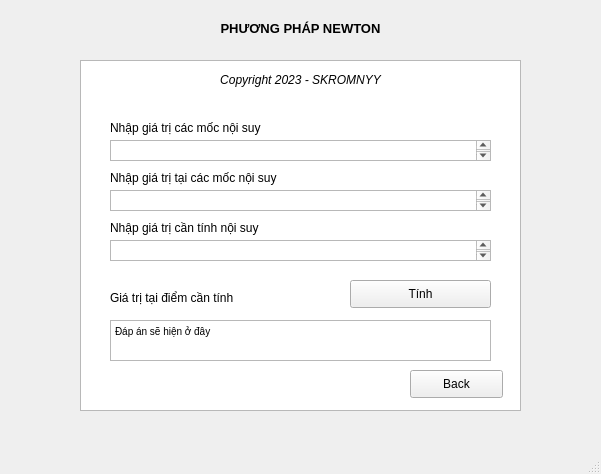
<?xml version="1.0" encoding="UTF-8"?>
<ui version="4.0">
 <class>calcnedwton</class>
 <widget class="QMainWindow" name="calcnedwton">
  <property name="geometry">
   <rect>
    <x>0</x>
    <y>0</y>
    <width>601</width>
    <height>474</height>
   </rect>
  </property>
  <property name="windowTitle">
   <string>MainWindow</string>
  </property>
  <widget class="QWidget" name="calc_newton">
   <widget class="QLabel" name="label">
    <property name="geometry">
     <rect>
      <x>0</x>
      <y>20</y>
      <width>601</width>
      <height>16</height>
     </rect>
    </property>
    <property name="font">
     <font>
      <family>Arial</family>
      <pointsize>10</pointsize>
      <weight>75</weight>
      <bold>true</bold>
     </font>
    </property>
    <property name="text">
     <string>PHƯƠNG PHÁP NEWTON</string>
    </property>
    <property name="alignment">
     <set>Qt::AlignCenter</set>
    </property>
   </widget>
   <widget class="QTextBrowser" name="textBrowser">
    <property name="geometry">
     <rect>
      <x>80</x>
      <y>60</y>
      <width>441</width>
      <height>351</height>
     </rect>
    </property>
   </widget>
   <widget class="QLabel" name="label_2">
    <property name="geometry">
     <rect>
      <x>110</x>
      <y>120</y>
      <width>171</width>
      <height>16</height>
     </rect>
    </property>
    <property name="text">
     <string>Nhập giá trị các mốc nội suy</string>
    </property>
   </widget>
   <widget class="QLabel" name="label_3">
    <property name="geometry">
     <rect>
      <x>110</x>
      <y>170</y>
      <width>201</width>
      <height>16</height>
     </rect>
    </property>
    <property name="text">
     <string>Nhập giá trị tại các mốc nội suy</string>
    </property>
   </widget>
   <widget class="QLabel" name="label_4">
    <property name="geometry">
     <rect>
      <x>110</x>
      <y>220</y>
      <width>201</width>
      <height>16</height>
     </rect>
    </property>
    <property name="text">
     <string>Nhập giá trị cần tính nội suy</string>
    </property>
   </widget>
   <widget class="QPushButton" name="tinh">
    <property name="geometry">
     <rect>
      <x>350</x>
      <y>280</y>
      <width>141</width>
      <height>28</height>
     </rect>
    </property>
    <property name="text">
     <string>Tính</string>
    </property>
   </widget>
   <widget class="QPushButton" name="back">
    <property name="geometry">
     <rect>
      <x>410</x>
      <y>370</y>
      <width>93</width>
      <height>28</height>
     </rect>
    </property>
    <property name="text">
     <string>Back</string>
    </property>
   </widget>
   <widget class="QLabel" name="label_5">
    <property name="geometry">
     <rect>
      <x>80</x>
      <y>70</y>
      <width>441</width>
      <height>20</height>
     </rect>
    </property>
    <property name="font">
     <font>
      <italic>true</italic>
     </font>
    </property>
    <property name="text">
     <string>Copyright 2023 - SKROMNYY</string>
    </property>
    <property name="alignment">
     <set>Qt::AlignCenter</set>
    </property>
   </widget>
   <widget class="QTextEdit" name="mocnoisuy">
    <property name="geometry">
     <rect>
      <x>110</x>
      <y>140</y>
      <width>381</width>
      <height>21</height>
     </rect>
    </property>
   </widget>
   <widget class="QTextEdit" name="giatrimocnoisuy">
    <property name="geometry">
     <rect>
      <x>110</x>
      <y>190</y>
      <width>381</width>
      <height>21</height>
     </rect>
    </property>
   </widget>
   <widget class="QTextEdit" name="diemnoisuy">
    <property name="geometry">
     <rect>
      <x>110</x>
      <y>240</y>
      <width>381</width>
      <height>21</height>
     </rect>
    </property>
   </widget>
   <widget class="QLabel" name="label_7">
    <property name="geometry">
     <rect>
      <x>110</x>
      <y>290</y>
      <width>141</width>
      <height>16</height>
     </rect>
    </property>
    <property name="text">
     <string>Giá trị tại điểm cần tính</string>
    </property>
   </widget>
   <widget class="QTextEdit" name="output">
    <property name="geometry">
     <rect>
      <x>110</x>
      <y>320</y>
      <width>381</width>
      <height>41</height>
     </rect>
    </property>
    <property name="html">
     <string>&lt;!DOCTYPE HTML PUBLIC &quot;-//W3C//DTD HTML 4.0//EN&quot; &quot;http://www.w3.org/TR/REC-html40/strict.dtd&quot;&gt;
&lt;html&gt;&lt;head&gt;&lt;meta name=&quot;qrichtext&quot; content=&quot;1&quot; /&gt;&lt;style type=&quot;text/css&quot;&gt;
p, li { white-space: pre-wrap; }
&lt;/style&gt;&lt;/head&gt;&lt;body style=&quot; font-family:'MS Shell Dlg 2'; font-size:7.8pt; font-weight:400; font-style:normal;&quot;&gt;
&lt;p style=&quot; margin-top:0px; margin-bottom:0px; margin-left:0px; margin-right:0px; -qt-block-indent:0; text-indent:0px;&quot;&gt;Đáp án sẽ hiện ở đây&lt;/p&gt;&lt;/body&gt;&lt;/html&gt;</string>
    </property>
   </widget>
  </widget>
  <widget class="QMenuBar" name="menubar">
   <property name="geometry">
    <rect>
     <x>0</x>
     <y>0</y>
     <width>601</width>
     <height>26</height>
    </rect>
   </property>
  </widget>
  <widget class="QStatusBar" name="statusbar"/>
 </widget>
 <resources/>
 <connections/>
</ui>
